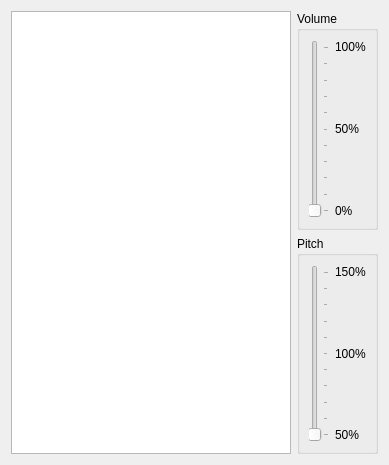
<?xml version="1.0" encoding="UTF-8"?>
<ui version="4.0">
 <class>AudioWidget</class>
 <widget class="QWidget" name="AudioWidget">
  <property name="geometry">
   <rect>
    <x>0</x>
    <y>0</y>
    <width>389</width>
    <height>465</height>
   </rect>
  </property>
  <property name="windowTitle">
   <string>Form</string>
  </property>
  <layout class="QGridLayout" name="gridLayout_2">
   <item row="0" column="0">
    <layout class="QGridLayout" name="gridLayout">
     <item row="0" column="1">
      <widget class="QGroupBox" name="groupBox">
       <property name="title">
        <string>Volume</string>
       </property>
       <layout class="QGridLayout" name="gridLayout_3">
        <item row="3" column="2">
         <spacer name="verticalSpacer_2">
          <property name="orientation">
           <enum>Qt::Vertical</enum>
          </property>
          <property name="sizeHint" stdset="0">
           <size>
            <width>20</width>
            <height>40</height>
           </size>
          </property>
         </spacer>
        </item>
        <item row="0" column="2">
         <widget class="QLabel" name="label">
          <property name="text">
           <string>100%</string>
          </property>
         </widget>
        </item>
        <item row="2" column="2">
         <widget class="QLabel" name="label_2">
          <property name="text">
           <string>50%</string>
          </property>
         </widget>
        </item>
        <item row="4" column="2">
         <widget class="QLabel" name="label_3">
          <property name="text">
           <string>0%</string>
          </property>
         </widget>
        </item>
        <item row="0" column="1" rowspan="5">
         <widget class="QSlider" name="verticalSlider_volume">
          <property name="maximum">
           <number>100</number>
          </property>
          <property name="orientation">
           <enum>Qt::Vertical</enum>
          </property>
          <property name="tickPosition">
           <enum>QSlider::TicksBelow</enum>
          </property>
         </widget>
        </item>
        <item row="1" column="2">
         <spacer name="verticalSpacer">
          <property name="orientation">
           <enum>Qt::Vertical</enum>
          </property>
          <property name="sizeHint" stdset="0">
           <size>
            <width>20</width>
            <height>40</height>
           </size>
          </property>
         </spacer>
        </item>
       </layout>
      </widget>
     </item>
     <item row="1" column="1">
      <widget class="QGroupBox" name="groupBox_2">
       <property name="title">
        <string>Pitch</string>
       </property>
       <layout class="QGridLayout" name="gridLayout_4">
        <item row="0" column="1">
         <widget class="QLabel" name="label_4">
          <property name="text">
           <string>150%</string>
          </property>
         </widget>
        </item>
        <item row="0" column="0" rowspan="5">
         <widget class="QSlider" name="verticalSlider_pitch">
          <property name="minimum">
           <number>50</number>
          </property>
          <property name="maximum">
           <number>150</number>
          </property>
          <property name="orientation">
           <enum>Qt::Vertical</enum>
          </property>
          <property name="tickPosition">
           <enum>QSlider::TicksBelow</enum>
          </property>
         </widget>
        </item>
        <item row="4" column="1">
         <widget class="QLabel" name="label_6">
          <property name="text">
           <string>50%</string>
          </property>
         </widget>
        </item>
        <item row="1" column="1">
         <spacer name="verticalSpacer_3">
          <property name="orientation">
           <enum>Qt::Vertical</enum>
          </property>
          <property name="sizeHint" stdset="0">
           <size>
            <width>20</width>
            <height>40</height>
           </size>
          </property>
         </spacer>
        </item>
        <item row="2" column="1">
         <widget class="QLabel" name="label_5">
          <property name="text">
           <string>100%</string>
          </property>
         </widget>
        </item>
        <item row="3" column="1">
         <spacer name="verticalSpacer_4">
          <property name="orientation">
           <enum>Qt::Vertical</enum>
          </property>
          <property name="sizeHint" stdset="0">
           <size>
            <width>20</width>
            <height>40</height>
           </size>
          </property>
         </spacer>
        </item>
       </layout>
      </widget>
     </item>
     <item row="0" column="0" rowspan="2">
      <widget class="QListWidget" name="listWidget"/>
     </item>
    </layout>
   </item>
  </layout>
 </widget>
 <resources/>
 <connections/>
</ui>
